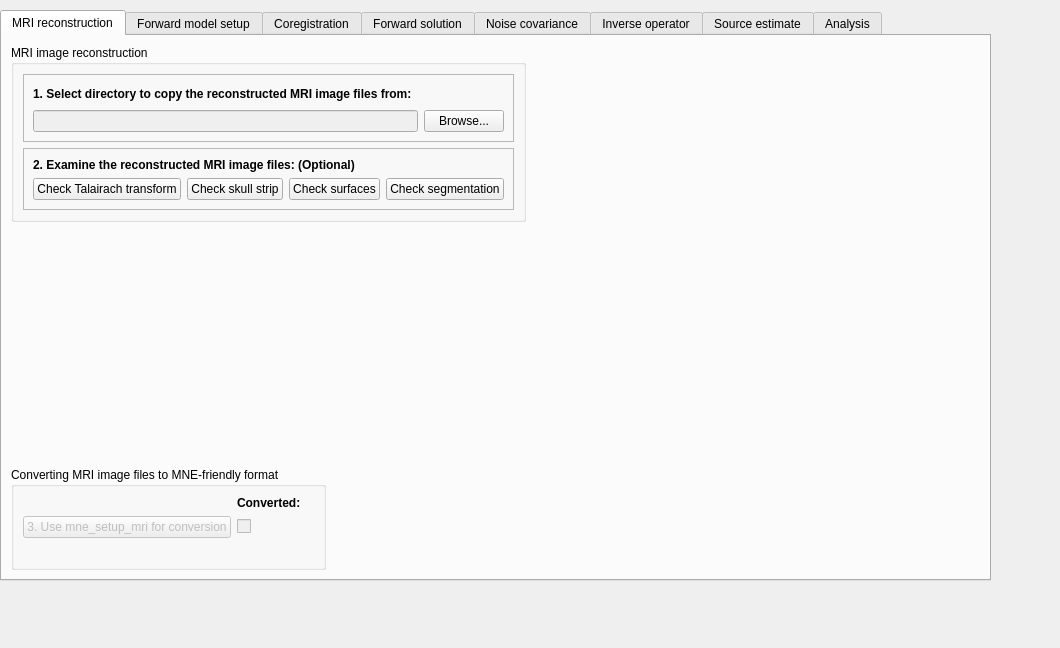
<?xml version="1.0" encoding="UTF-8"?>
<ui version="4.0">
 <class>mainWindowTabSourceAnalysis</class>
 <widget class="QWidget" name="mainWindowTabSourceAnalysis">
  <property name="geometry">
   <rect>
    <x>0</x>
    <y>0</y>
    <width>1060</width>
    <height>648</height>
   </rect>
  </property>
  <property name="windowTitle">
   <string>Form</string>
  </property>
  <widget class="QTabWidget" name="tabWidgetSourceAnalysis">
   <property name="enabled">
    <bool>true</bool>
   </property>
   <property name="geometry">
    <rect>
     <x>0</x>
     <y>10</y>
     <width>991</width>
     <height>571</height>
    </rect>
   </property>
   <property name="sizePolicy">
    <sizepolicy hsizetype="Expanding" vsizetype="Expanding">
     <horstretch>0</horstretch>
     <verstretch>0</verstretch>
    </sizepolicy>
   </property>
   <property name="minimumSize">
    <size>
     <width>200</width>
     <height>400</height>
    </size>
   </property>
   <property name="maximumSize">
    <size>
     <width>20000</width>
     <height>16777215</height>
    </size>
   </property>
   <property name="currentIndex">
    <number>0</number>
   </property>
   <widget class="QWidget" name="tabSourcePreparation">
    <attribute name="title">
     <string>MRI reconstruction</string>
    </attribute>
    <layout class="QFormLayout" name="formLayout_6">
     <property name="fieldGrowthPolicy">
      <enum>QFormLayout::AllNonFixedFieldsGrow</enum>
     </property>
     <item row="0" column="0">
      <layout class="QVBoxLayout" name="verticalLayout_8">
       <item>
        <widget class="QGroupBox" name="groupBoxReconstruction">
         <property name="title">
          <string>MRI image reconstruction</string>
         </property>
         <property name="flat">
          <bool>false</bool>
         </property>
         <property name="checkable">
          <bool>false</bool>
         </property>
         <layout class="QFormLayout" name="formLayout_5">
          <property name="fieldGrowthPolicy">
           <enum>QFormLayout::AllNonFixedFieldsGrow</enum>
          </property>
          <item row="0" column="0">
           <layout class="QVBoxLayout" name="verticalLayout_10">
            <item>
             <widget class="QFrame" name="frameCopyRecon">
              <property name="whatsThis">
               <string>&lt;html&gt;&lt;head/&gt;&lt;body&gt;&lt;p&gt;MRI-image reconstruction can take a day, therefore Meggie only allows importing the pre-reconstructed image. You can, however, examine the reconstructed image with provided tools - if you have PySurfer installed and its path set properly in Meggie preferences.&lt;/p&gt;&lt;/body&gt;&lt;/html&gt;</string>
              </property>
              <property name="frameShape">
               <enum>QFrame::StyledPanel</enum>
              </property>
              <property name="frameShadow">
               <enum>QFrame::Raised</enum>
              </property>
              <layout class="QGridLayout" name="gridLayout_29">
               <item row="0" column="0">
                <layout class="QVBoxLayout" name="verticalLayout_3">
                 <item>
                  <layout class="QHBoxLayout" name="horizontalLayout_6">
                   <item>
                    <widget class="QLabel" name="labelCopyMRI">
                     <property name="font">
                      <font>
                       <weight>75</weight>
                       <bold>true</bold>
                      </font>
                     </property>
                     <property name="toolTip">
                      <string/>
                     </property>
                     <property name="whatsThis">
                      <string/>
                     </property>
                     <property name="text">
                      <string>1. Select directory to copy the reconstructed MRI image files from:</string>
                     </property>
                    </widget>
                   </item>
                   <item>
                    <spacer name="horizontalSpacer_4">
                     <property name="orientation">
                      <enum>Qt::Horizontal</enum>
                     </property>
                     <property name="sizeHint" stdset="0">
                      <size>
                       <width>40</width>
                       <height>20</height>
                      </size>
                     </property>
                    </spacer>
                   </item>
                  </layout>
                 </item>
                 <item>
                  <layout class="QHBoxLayout" name="horizontalLayout_5">
                   <item>
                    <widget class="QLineEdit" name="lineEditRecon">
                     <property name="enabled">
                      <bool>false</bool>
                     </property>
                     <property name="whatsThis">
                      <string>MRI-image reconstruction can take a day, therefore Meggie only allows importing the pre-reconstructed image. You can, however, examine the reconstructed image with provided tools.</string>
                     </property>
                    </widget>
                   </item>
                   <item>
                    <widget class="QPushButton" name="pushButtonBrowseRecon">
                     <property name="whatsThis">
                      <string>MRI-image reconstruction can take a day, therefore Meggie only allows importing the pre-reconstructed image. You can, however, examine the reconstructed image with provided tools.</string>
                     </property>
                     <property name="text">
                      <string>Browse...</string>
                     </property>
                    </widget>
                   </item>
                  </layout>
                 </item>
                </layout>
               </item>
              </layout>
             </widget>
            </item>
            <item>
             <widget class="QFrame" name="frame">
              <property name="frameShape">
               <enum>QFrame::StyledPanel</enum>
              </property>
              <property name="frameShadow">
               <enum>QFrame::Raised</enum>
              </property>
              <layout class="QGridLayout" name="gridLayout_30">
               <item row="0" column="0">
                <layout class="QVBoxLayout" name="verticalLayout_13">
                 <item>
                  <layout class="QHBoxLayout" name="horizontalLayout_7">
                   <item>
                    <widget class="QLabel" name="labelExamine">
                     <property name="font">
                      <font>
                       <weight>75</weight>
                       <bold>true</bold>
                      </font>
                     </property>
                     <property name="text">
                      <string>2. Examine the reconstructed MRI image files: (Optional)</string>
                     </property>
                     <property name="margin">
                      <number>0</number>
                     </property>
                     <property name="indent">
                      <number>-1</number>
                     </property>
                    </widget>
                   </item>
                  </layout>
                 </item>
                 <item>
                  <layout class="QHBoxLayout" name="horizontalLayout_57">
                   <item>
                    <widget class="QPushButton" name="pushButtonCheckTalairach">
                     <property name="sizePolicy">
                      <sizepolicy hsizetype="Expanding" vsizetype="Fixed">
                       <horstretch>0</horstretch>
                       <verstretch>0</verstretch>
                      </sizepolicy>
                     </property>
                     <property name="text">
                      <string>Check Talairach transform</string>
                     </property>
                    </widget>
                   </item>
                   <item>
                    <widget class="QPushButton" name="pushButtonSkullStrip">
                     <property name="text">
                      <string>Check skull strip</string>
                     </property>
                    </widget>
                   </item>
                   <item>
                    <widget class="QPushButton" name="pushButtonCheckSurfaces">
                     <property name="text">
                      <string>Check surfaces</string>
                     </property>
                    </widget>
                   </item>
                   <item>
                    <widget class="QPushButton" name="pushButtonCheckSegmentations">
                     <property name="text">
                      <string>Check segmentation</string>
                     </property>
                    </widget>
                   </item>
                  </layout>
                 </item>
                </layout>
               </item>
              </layout>
             </widget>
            </item>
           </layout>
          </item>
         </layout>
        </widget>
       </item>
      </layout>
     </item>
     <item row="0" column="1">
      <widget class="QLabel" name="label_7">
       <property name="text">
        <string/>
       </property>
      </widget>
     </item>
     <item row="1" column="0">
      <spacer name="verticalSpacer_2">
       <property name="orientation">
        <enum>Qt::Vertical</enum>
       </property>
       <property name="sizeHint" stdset="0">
        <size>
         <width>20</width>
         <height>40</height>
        </size>
       </property>
      </spacer>
     </item>
     <item row="2" column="0">
      <widget class="QGroupBox" name="groupBox_3">
       <property name="title">
        <string>Converting MRI image files to MNE-friendly format</string>
       </property>
       <layout class="QFormLayout" name="formLayout_7">
        <property name="fieldGrowthPolicy">
         <enum>QFormLayout::AllNonFixedFieldsGrow</enum>
        </property>
        <item row="0" column="0">
         <layout class="QGridLayout" name="gridLayout_26">
          <item row="0" column="0">
           <widget class="QLabel" name="label_13">
            <property name="font">
             <font>
              <weight>75</weight>
              <bold>true</bold>
             </font>
            </property>
            <property name="text">
             <string/>
            </property>
            <property name="alignment">
             <set>Qt::AlignCenter</set>
            </property>
           </widget>
          </item>
          <item row="0" column="1">
           <widget class="QLabel" name="label_14">
            <property name="font">
             <font>
              <weight>75</weight>
              <bold>true</bold>
             </font>
            </property>
            <property name="text">
             <string>Converted:</string>
            </property>
           </widget>
          </item>
          <item row="1" column="1">
           <widget class="QCheckBox" name="checkBoxConvertedToMNE">
            <property name="enabled">
             <bool>false</bool>
            </property>
            <property name="text">
             <string/>
            </property>
            <property name="checkable">
             <bool>true</bool>
            </property>
           </widget>
          </item>
          <item row="1" column="0">
           <widget class="QPushButton" name="pushButtonConvertToMNE">
            <property name="enabled">
             <bool>false</bool>
            </property>
            <property name="text">
             <string>3. Use mne_setup_mri for conversion</string>
            </property>
           </widget>
          </item>
          <item row="2" column="3">
           <widget class="QLabel" name="labelSetUpSourceSpaceProgress">
            <property name="text">
             <string/>
            </property>
           </widget>
          </item>
         </layout>
        </item>
       </layout>
      </widget>
     </item>
    </layout>
   </widget>
   <widget class="QWidget" name="tabForwardModel">
    <attribute name="title">
     <string>Forward model setup</string>
    </attribute>
    <layout class="QFormLayout" name="formLayout_14">
     <item row="0" column="0" colspan="2">
      <widget class="QGroupBox" name="groupBoxRestOfSourcePreparation">
       <property name="title">
        <string>Forward models:</string>
       </property>
       <layout class="QGridLayout" name="gridLayout_31">
        <item row="0" column="0">
         <widget class="QTableView" name="tableViewForwardModels">
          <property name="alternatingRowColors">
           <bool>true</bool>
          </property>
          <property name="selectionMode">
           <enum>QAbstractItemView::SingleSelection</enum>
          </property>
          <property name="selectionBehavior">
           <enum>QAbstractItemView::SelectRows</enum>
          </property>
          <property name="sortingEnabled">
           <bool>true</bool>
          </property>
          <attribute name="horizontalHeaderMinimumSectionSize">
           <number>4</number>
          </attribute>
          <attribute name="horizontalHeaderStretchLastSection">
           <bool>true</bool>
          </attribute>
         </widget>
        </item>
        <item row="1" column="0">
         <widget class="QPushButton" name="pushButtonCreateNewForwardModel">
          <property name="text">
           <string>Create new forward model... 
 (mne_setup_source_space + mne_watershed_bem 
 + mne_setup_forward_model)</string>
          </property>
         </widget>
        </item>
        <item row="2" column="0">
         <widget class="QPushButton" name="pushButtonRemoveSelectedForwardModel">
          <property name="text">
           <string>Remove selected forward model</string>
          </property>
         </widget>
        </item>
       </layout>
      </widget>
     </item>
    </layout>
   </widget>
   <widget class="QWidget" name="tabCoregistration">
    <attribute name="title">
     <string>Coregistration</string>
    </attribute>
    <layout class="QFormLayout" name="formLayout_10">
     <item row="0" column="0" colspan="2">
      <layout class="QVBoxLayout" name="verticalLayout_14">
       <item>
        <widget class="QGroupBox" name="groupBox_6">
         <property name="title">
          <string>Forward models available for coregistration:            </string>
         </property>
         <layout class="QGridLayout" name="gridLayout_32">
          <item row="0" column="0">
           <widget class="QTableView" name="tableViewFModelsForCoregistration">
            <property name="alternatingRowColors">
             <bool>true</bool>
            </property>
            <property name="selectionMode">
             <enum>QAbstractItemView::SingleSelection</enum>
            </property>
            <property name="selectionBehavior">
             <enum>QAbstractItemView::SelectRows</enum>
            </property>
            <property name="sortingEnabled">
             <bool>true</bool>
            </property>
            <attribute name="horizontalHeaderMinimumSectionSize">
             <number>4</number>
            </attribute>
            <attribute name="horizontalHeaderStretchLastSection">
             <bool>true</bool>
            </attribute>
           </widget>
          </item>
          <item row="1" column="0">
           <widget class="QGroupBox" name="groupBoxCoregister">
            <property name="title">
             <string>(Re-)coregister the selected forward model:</string>
            </property>
            <layout class="QGridLayout" name="gridLayout_33">
             <item row="0" column="0">
              <layout class="QVBoxLayout" name="verticalLayout_18">
               <item>
                <widget class="QFrame" name="frame_4">
                 <property name="frameShape">
                  <enum>QFrame::StyledPanel</enum>
                 </property>
                 <property name="frameShadow">
                  <enum>QFrame::Raised</enum>
                 </property>
                 <layout class="QGridLayout" name="gridLayout_34">
                  <item row="0" column="0">
                   <layout class="QVBoxLayout" name="verticalLayout_17">
                    <item>
                     <layout class="QVBoxLayout" name="verticalLayout_16">
                      <item>
                       <layout class="QHBoxLayout" name="horizontalLayout_58">
                        <item>
                         <widget class="QLabel" name="label_9">
                          <property name="font">
                           <font>
                            <weight>75</weight>
                            <bold>true</bold>
                           </font>
                          </property>
                          <property name="toolTip">
                           <string/>
                          </property>
                          <property name="whatsThis">
                           <string>MRI-image reconstruction can take a day, therefore Meggie only allows importing the pre-reconstructed image. You can, however, examine the reconstructed image with provided tools.</string>
                          </property>
                          <property name="text">
                           <string>Load pre-existing coordinate file:</string>
                          </property>
                         </widget>
                        </item>
                        <item>
                         <spacer name="horizontalSpacer_29">
                          <property name="orientation">
                           <enum>Qt::Horizontal</enum>
                          </property>
                          <property name="sizeHint" stdset="0">
                           <size>
                            <width>40</width>
                            <height>20</height>
                           </size>
                          </property>
                         </spacer>
                        </item>
                       </layout>
                      </item>
                      <item>
                       <layout class="QHBoxLayout" name="horizontalLayout_59">
                        <item>
                         <widget class="QLineEdit" name="lineEditCoregistration">
                          <property name="whatsThis">
                           <string>MRI-image reconstruction can take a day, therefore Meggie only allows importing the pre-reconstructed image. You can, however, examine the reconstructed image with provided tools.</string>
                          </property>
                         </widget>
                        </item>
                        <item>
                         <widget class="QPushButton" name="pushButtonBrowseCoregistration">
                          <property name="whatsThis">
                           <string>MRI-image reconstruction can take a day, therefore Meggie only allows importing the pre-reconstructed image. You can, however, examine the reconstructed image with provided tools.</string>
                          </property>
                          <property name="text">
                           <string>Browse...</string>
                          </property>
                         </widget>
                        </item>
                       </layout>
                      </item>
                     </layout>
                    </item>
                    <item>
                     <widget class="QLabel" name="label_10">
                      <property name="font">
                       <font>
                        <pointsize>13</pointsize>
                        <weight>75</weight>
                        <bold>true</bold>
                       </font>
                      </property>
                      <property name="text">
                       <string>OR</string>
                      </property>
                      <property name="alignment">
                       <set>Qt::AlignCenter</set>
                      </property>
                     </widget>
                    </item>
                    <item>
                     <widget class="QPushButton" name="pushButtonMNECoregistration">
                      <property name="text">
                       <string>Use MNE-Python coregistration</string>
                      </property>
                     </widget>
                    </item>
                    <item>
                     <widget class="QLabel" name="label_11">
                      <property name="font">
                       <font>
                        <pointsize>13</pointsize>
                        <weight>75</weight>
                        <bold>true</bold>
                       </font>
                      </property>
                      <property name="text">
                       <string>OR</string>
                      </property>
                      <property name="alignment">
                       <set>Qt::AlignCenter</set>
                      </property>
                     </widget>
                    </item>
                    <item>
                     <widget class="QPushButton" name="PushButtonMNE_AnalyzeCoregistration">
                      <property name="enabled">
                       <bool>false</bool>
                      </property>
                      <property name="text">
                       <string>Use mne_analyze to coregister (unimplemented)</string>
                      </property>
                     </widget>
                    </item>
                   </layout>
                  </item>
                 </layout>
                </widget>
               </item>
              </layout>
             </item>
            </layout>
           </widget>
          </item>
         </layout>
        </widget>
       </item>
      </layout>
     </item>
    </layout>
   </widget>
   <widget class="QWidget" name="tabForwardSolution">
    <attribute name="title">
     <string>Forward solution</string>
    </attribute>
    <layout class="QFormLayout" name="formLayout_11">
     <item row="0" column="0" colspan="2">
      <layout class="QHBoxLayout" name="horizontalLayout_60">
       <item>
        <widget class="QGroupBox" name="groupBox_4">
         <property name="title">
          <string>Forward models ready for forward solution creation:</string>
         </property>
         <layout class="QGridLayout" name="gridLayout_35">
          <item row="0" column="0">
           <widget class="QTableView" name="tableViewFModelsForSolution">
            <property name="alternatingRowColors">
             <bool>true</bool>
            </property>
            <property name="selectionMode">
             <enum>QAbstractItemView::SingleSelection</enum>
            </property>
            <property name="selectionBehavior">
             <enum>QAbstractItemView::SelectRows</enum>
            </property>
            <property name="sortingEnabled">
             <bool>true</bool>
            </property>
            <attribute name="horizontalHeaderStretchLastSection">
             <bool>true</bool>
            </attribute>
           </widget>
          </item>
          <item row="1" column="0">
           <widget class="QPushButton" name="pushButtonCreateForwardSolution">
            <property name="text">
             <string>(Re)create forward solution for selected forward model...</string>
            </property>
           </widget>
          </item>
         </layout>
        </widget>
       </item>
      </layout>
     </item>
    </layout>
   </widget>
   <widget class="QWidget" name="tabNoiseCovariance">
    <attribute name="title">
     <string>Noise covariance</string>
    </attribute>
    <layout class="QFormLayout" name="formLayout_16">
     <property name="fieldGrowthPolicy">
      <enum>QFormLayout::AllNonFixedFieldsGrow</enum>
     </property>
     <item row="0" column="0" colspan="2">
      <layout class="QHBoxLayout" name="horizontalLayout_61">
       <item>
        <layout class="QVBoxLayout" name="verticalLayout_15">
         <property name="topMargin">
          <number>13</number>
         </property>
         <item>
          <widget class="QPushButton" name="pushButtonComputeCovarianceRaw">
           <property name="text">
            <string>Compute noise covariance matrix based on raw file...</string>
           </property>
          </widget>
         </item>
         <item>
          <widget class="QPushButton" name="pushButtonComputeCovarianceEpochs">
           <property name="text">
            <string>Compute noise covariance matrix based on epochs...</string>
           </property>
          </widget>
         </item>
         <item>
          <spacer name="verticalSpacer_3">
           <property name="orientation">
            <enum>Qt::Vertical</enum>
           </property>
           <property name="sizeHint" stdset="0">
            <size>
             <width>20</width>
             <height>40</height>
            </size>
           </property>
          </spacer>
         </item>
        </layout>
       </item>
       <item>
        <widget class="QFrame" name="frameCovarianceInfoWidget">
         <property name="maximumSize">
          <size>
           <width>600</width>
           <height>800</height>
          </size>
         </property>
         <property name="frameShape">
          <enum>QFrame::NoFrame</enum>
         </property>
         <property name="frameShadow">
          <enum>QFrame::Raised</enum>
         </property>
         <property name="lineWidth">
          <number>1</number>
         </property>
        </widget>
       </item>
       <item>
        <spacer name="horizontalSpacer">
         <property name="orientation">
          <enum>Qt::Horizontal</enum>
         </property>
         <property name="sizeHint" stdset="0">
          <size>
           <width>40</width>
           <height>20</height>
          </size>
         </property>
        </spacer>
       </item>
      </layout>
     </item>
     <item row="1" column="0">
      <widget class="QPushButton" name="pushButtonPlotCov">
       <property name="text">
        <string>Plot current covariance matrix</string>
       </property>
      </widget>
     </item>
    </layout>
   </widget>
   <widget class="QWidget" name="tabInverseOperator">
    <attribute name="title">
     <string>Inverse operator</string>
    </attribute>
    <widget class="QWidget" name="layoutWidget_8">
     <property name="geometry">
      <rect>
       <x>21</x>
       <y>10</y>
       <width>841</width>
       <height>261</height>
      </rect>
     </property>
     <layout class="QHBoxLayout" name="horizontalLayout_62">
      <item>
       <layout class="QVBoxLayout" name="verticalLayout_19">
        <item>
         <widget class="QGroupBox" name="groupBox_7">
          <property name="title">
           <string>Forward solutions to base inverse operator on:</string>
          </property>
          <layout class="QGridLayout" name="gridLayout_36">
           <item row="0" column="0">
            <widget class="QListWidget" name="listWidgetForwardSolution"/>
           </item>
          </layout>
         </widget>
        </item>
        <item>
         <widget class="QGroupBox" name="groupBox_8">
          <property name="title">
           <string>Noise covariance matrix info:</string>
          </property>
          <widget class="QLabel" name="label_12">
           <property name="geometry">
            <rect>
             <x>40</x>
             <y>90</y>
             <width>271</width>
             <height>20</height>
            </rect>
           </property>
           <property name="text">
            <string>edellisen välilehden tiedot myös tähän </string>
           </property>
          </widget>
         </widget>
        </item>
       </layout>
      </item>
      <item>
       <widget class="QPushButton" name="pushButtonComputeInverse">
        <property name="sizePolicy">
         <sizepolicy hsizetype="Minimum" vsizetype="Maximum">
          <horstretch>0</horstretch>
          <verstretch>1</verstretch>
         </sizepolicy>
        </property>
        <property name="text">
         <string>Compute 
 inverse operator...</string>
        </property>
       </widget>
      </item>
      <item>
       <layout class="QFormLayout" name="formLayout_15">
        <item row="1" column="0">
         <widget class="QGroupBox" name="groupBox_10">
          <property name="title">
           <string>Information about selected inverse operator:</string>
          </property>
         </widget>
        </item>
        <item row="0" column="0" colspan="2">
         <widget class="QGroupBox" name="groupBox_9">
          <property name="title">
           <string>Inverse operators:</string>
          </property>
          <layout class="QGridLayout" name="gridLayout_37">
           <item row="0" column="0">
            <widget class="QListWidget" name="listWidgetInverseOperator"/>
           </item>
          </layout>
         </widget>
        </item>
       </layout>
      </item>
     </layout>
    </widget>
   </widget>
   <widget class="QWidget" name="tabSourceEstimate">
    <attribute name="title">
     <string>Source estimate</string>
    </attribute>
    <widget class="QGroupBox" name="groupBox_11">
     <property name="geometry">
      <rect>
       <x>30</x>
       <y>20</y>
       <width>430</width>
       <height>511</height>
      </rect>
     </property>
     <property name="title">
      <string>Base source estimate on:</string>
     </property>
     <layout class="QFormLayout" name="formLayout_17">
      <item row="0" column="0" colspan="2">
       <layout class="QVBoxLayout" name="verticalLayout_38">
        <item>
         <widget class="QRadioButton" name="radioButtonRaw">
          <property name="text">
           <string>Raw file</string>
          </property>
          <property name="checked">
           <bool>true</bool>
          </property>
         </widget>
        </item>
        <item>
         <layout class="QVBoxLayout" name="verticalLayout_39">
          <item>
           <widget class="QRadioButton" name="radioButtonEpoch">
            <property name="text">
             <string>Epoch collection</string>
            </property>
           </widget>
          </item>
          <item>
           <widget class="QFrame" name="frameInverseEpochs">
            <property name="enabled">
             <bool>false</bool>
            </property>
            <property name="minimumSize">
             <size>
              <width>400</width>
              <height>200</height>
             </size>
            </property>
            <property name="frameShape">
             <enum>QFrame::StyledPanel</enum>
            </property>
            <property name="frameShadow">
             <enum>QFrame::Raised</enum>
            </property>
           </widget>
          </item>
         </layout>
        </item>
        <item>
         <layout class="QGridLayout" name="gridLayout_38">
          <item row="0" column="0">
           <widget class="QRadioButton" name="radioButtonEvoked">
            <property name="text">
             <string>Evoked dataset</string>
            </property>
           </widget>
          </item>
          <item row="1" column="0">
           <widget class="QGroupBox" name="groupBoxInverseEvoked">
            <property name="enabled">
             <bool>false</bool>
            </property>
            <property name="title">
             <string>Evoked collections</string>
            </property>
            <layout class="QGridLayout" name="gridLayout_39">
             <item row="0" column="0">
              <widget class="QListWidget" name="listWidgetInverseEvoked">
               <property name="enabled">
                <bool>false</bool>
               </property>
              </widget>
             </item>
            </layout>
           </widget>
          </item>
         </layout>
        </item>
       </layout>
      </item>
     </layout>
    </widget>
    <widget class="QPushButton" name="pushButtonMakeSourceEstimate">
     <property name="geometry">
      <rect>
       <x>480</x>
       <y>40</y>
       <width>121</width>
       <height>491</height>
      </rect>
     </property>
     <property name="text">
      <string>Make 
 source estimate</string>
     </property>
    </widget>
    <widget class="QLabel" name="label_35">
     <property name="geometry">
      <rect>
       <x>460</x>
       <y>280</y>
       <width>16</width>
       <height>16</height>
      </rect>
     </property>
     <property name="text">
      <string>---</string>
     </property>
    </widget>
    <widget class="QLabel" name="label_36">
     <property name="geometry">
      <rect>
       <x>600</x>
       <y>280</y>
       <width>21</width>
       <height>16</height>
      </rect>
     </property>
     <property name="text">
      <string>--&gt;</string>
     </property>
    </widget>
    <widget class="QWidget" name="layoutWidget_9">
     <property name="geometry">
      <rect>
       <x>640</x>
       <y>40</y>
       <width>284</width>
       <height>263</height>
      </rect>
     </property>
     <layout class="QVBoxLayout" name="verticalLayout_40">
      <item>
       <widget class="QGroupBox" name="groupBox_23">
        <property name="title">
         <string>Source estimates:</string>
        </property>
        <layout class="QGridLayout" name="gridLayout_40">
         <item row="0" column="0">
          <widget class="QListWidget" name="listWidgetSourceEstimate"/>
         </item>
        </layout>
       </widget>
      </item>
      <item>
       <widget class="QPushButton" name="pushButtonVisStc">
        <property name="text">
         <string>Visualize</string>
        </property>
       </widget>
      </item>
     </layout>
    </widget>
   </widget>
   <widget class="QWidget" name="tabAnalysis">
    <attribute name="title">
     <string>Analysis</string>
    </attribute>
    <widget class="QGroupBox" name="groupBox_24">
     <property name="geometry">
      <rect>
       <x>20</x>
       <y>30</y>
       <width>221</width>
       <height>91</height>
      </rect>
     </property>
     <property name="title">
      <string>Source estimates:</string>
     </property>
     <layout class="QGridLayout" name="gridLayout_41">
      <item row="0" column="0">
       <layout class="QVBoxLayout" name="verticalLayout_41">
        <item>
         <widget class="QPushButton" name="pushButtonStcFreq">
          <property name="text">
           <string>Frequency analysis</string>
          </property>
         </widget>
        </item>
       </layout>
      </item>
     </layout>
    </widget>
    <widget class="QTextEdit" name="textEdit">
     <property name="geometry">
      <rect>
       <x>460</x>
       <y>60</y>
       <width>211</width>
       <height>171</height>
      </rect>
     </property>
     <property name="html">
      <string>&lt;!DOCTYPE HTML PUBLIC &quot;-//W3C//DTD HTML 4.0//EN&quot; &quot;http://www.w3.org/TR/REC-html40/strict.dtd&quot;&gt;
&lt;html&gt;&lt;head&gt;&lt;meta name=&quot;qrichtext&quot; content=&quot;1&quot; /&gt;&lt;style type=&quot;text/css&quot;&gt;
p, li { white-space: pre-wrap; }
&lt;/style&gt;&lt;/head&gt;&lt;body style=&quot; font-family:'Sans Serif'; font-size:9pt; font-weight:400; font-style:normal;&quot;&gt;
&lt;p style=&quot; margin-top:0px; margin-bottom:0px; margin-left:0px; margin-right:0px; -qt-block-indent:0; text-indent:0px;&quot;&gt;&lt;span style=&quot; font-family:'Sans'; font-size:10pt;&quot;&gt;Näille paikkeille sitten visualisointia, export-toimintoja yms.&lt;/span&gt;&lt;/p&gt;
&lt;p style=&quot;-qt-paragraph-type:empty; margin-top:0px; margin-bottom:0px; margin-left:0px; margin-right:0px; -qt-block-indent:0; text-indent:0px; font-family:'Sans'; font-size:10pt;&quot;&gt;&lt;br /&gt;&lt;/p&gt;
&lt;p style=&quot; margin-top:0px; margin-bottom:0px; margin-left:0px; margin-right:0px; -qt-block-indent:0; text-indent:0px;&quot;&gt;&lt;span style=&quot; font-family:'Sans'; font-size:10pt;&quot;&gt;&lt;br /&gt;&lt;/span&gt;&lt;/p&gt;&lt;/body&gt;&lt;/html&gt;</string>
     </property>
    </widget>
   </widget>
  </widget>
 </widget>
 <resources/>
 <connections/>
</ui>
